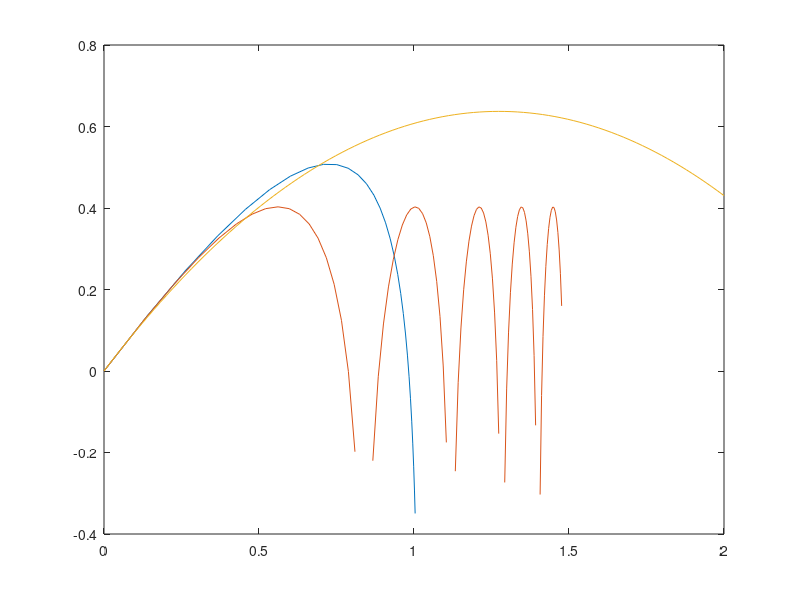

The MATLAB source for this figure:
clc
clear
close all
g=9.81;
r=0.2;
A=pi*r^2;
Cd=0.8;
rho=1.225;
m=0.025;
V_0=5;
U_0=V_0;
Vt=sqrt((2*m*g)/(Cd*rho*A));
t=linspace(0,3);
Vx=V_0.*exp(-g.*t./Vt);
Vy=V_0.*exp(-g.*t./Vt)-Vt.*(1-exp((-g.*t)./Vt));
V=sqrt(Vy.^2+Vx.^2);
y=(Vt/g)*(V_0+Vt).*(1-exp((-g.*t)./Vt))-(Vt.*t);
x=((V_0*Vt)/g).*(1-exp((-g.*t)./Vt));
h=-0.405;
y_d=linspace(0,0);

for i=1:100
   if y(i)>h
    y_d(i)=y(i);
   else 
       y_d(i)=NaN;
   end
end
    plot(x,y_d)
hold on

V=Vt.*((V_0-Vt*tan(g*t/Vt))./(Vt+V_0.*tan(g.*t./Vt)));
x=(Vt^2/g).*log((Vt^2+g*U_0*t)./Vt^2);
y=(Vt^2/(2*g))*log((V_0^2+Vt^2)./(V.^2+Vt^2));
h=-0.405;
y_d=linspace(0,0);

for i=1:100
   if y(i)>-0.405
    y_d(i)=y(i);
   else 
       y_d(i)=NaN;
   end
end
    plot(x,y_d)
    
x=linspace(0,2);
y=x-g*x.^2/(V_0.^2);
plot(x,y);
 